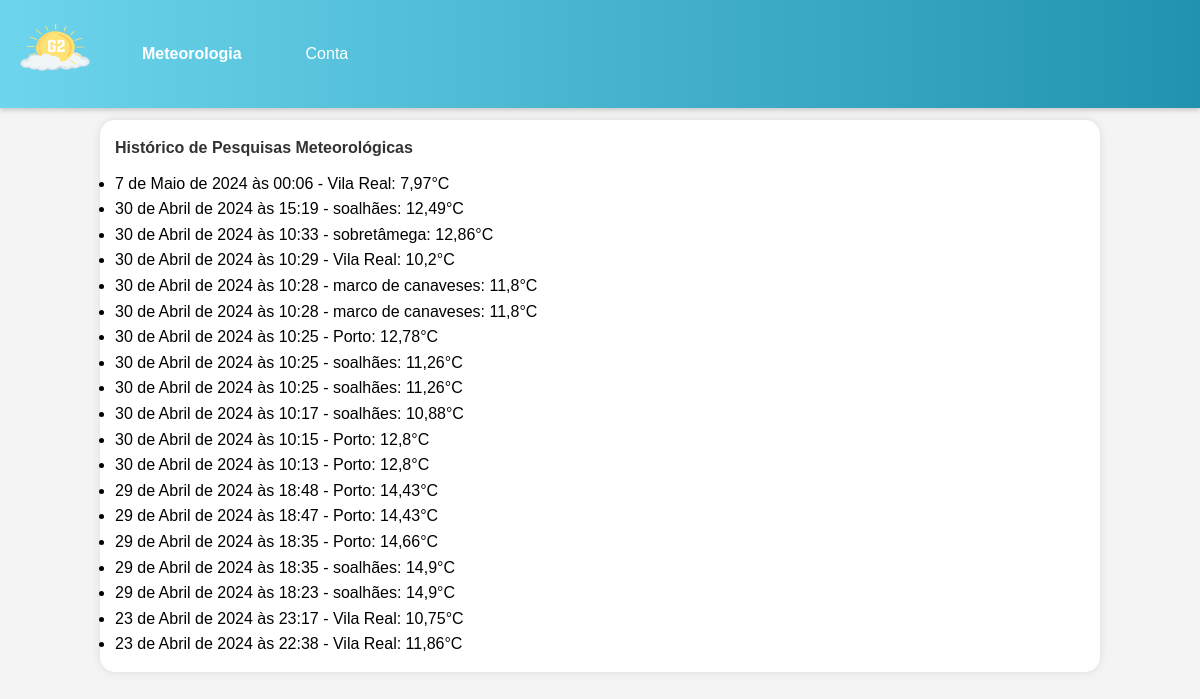
Page /perfil/ (signed in) on the earlier database version.
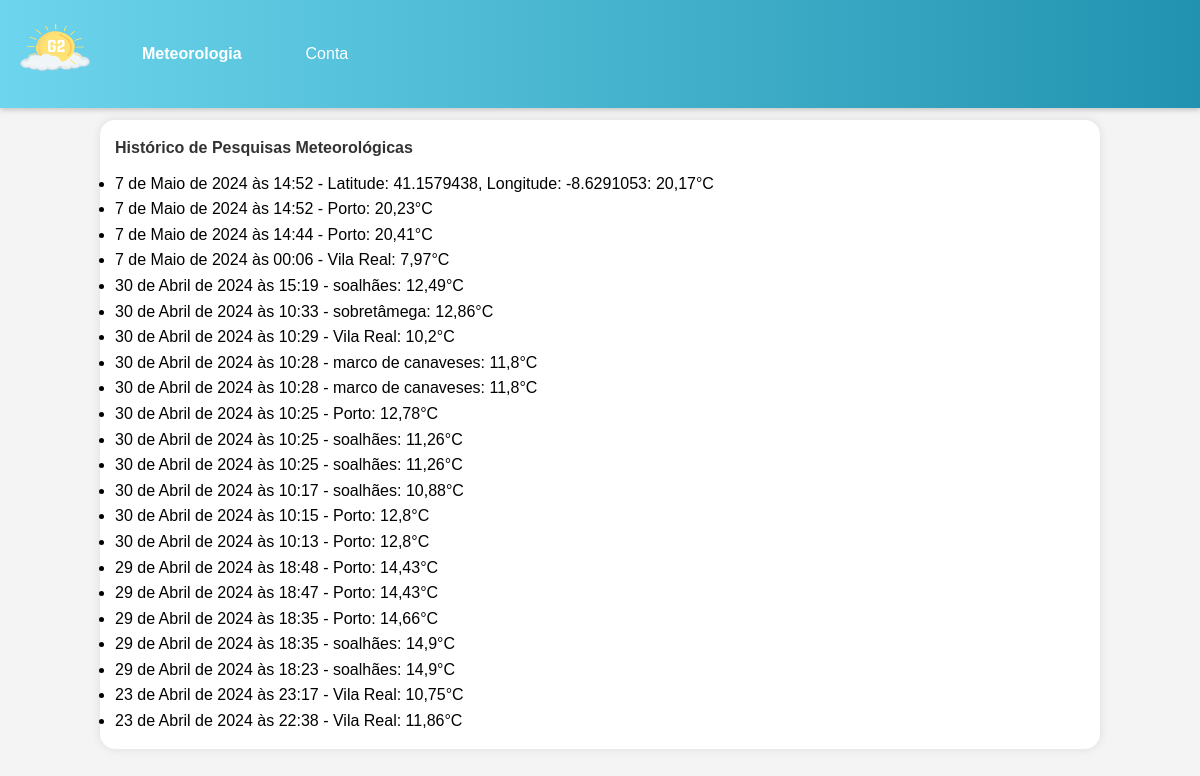
Same page on the later database version.
### G2app/models.py (models this page shows, shortened)
class HistoricoPesquisa(models.Model):
    usuario = models.ForeignKey(User, on_delete=models.CASCADE)
    data_pesquisa = models.DateTimeField(auto_now_add=True)
    local_pesquisa = models.CharField(max_length=200)
    resultado_pesquisa = models.TextField()

### G2app/views.py (the view)
# urls.py: path('perfil/', perfil_usuario, name='perfil'),
def perfil_usuario(request):
    if not request.user.is_authenticated:
        return redirect('login')
    historico = HistoricoPesquisa.objects.filter(usuario=request.user).order_by('-data_pesquisa')
    historico_formatado = []
    for item in historico:
        dados = json.loads(item.resultado_pesquisa)
        historico_formatado.append({
            'data': item.data_pesquisa,
            'local': item.local_pesquisa,
            'temperatura': dados['main']['temp'],
        })
    return render(request, 'G2app/perfil.html', {'historico': historico_formatado})

### G2app/templates/G2app/perfil.html
{% extends 'G2app/index.html' %}
{% block content %}
<div class="container">
  <div class="main-body">
    <div class="row gutters-sm">
      <div class="col-md-4 mb-3">
        <div class="card mt-3">
          <div class="card-body">
            <h4>Histórico de Pesquisas Meteorológicas</h4>
            <ul class="list-group list-group-flush">
              {% for pesquisa in historico %}
                <li class="list-group-item">
                  {{ pesquisa.data }} - {{ pesquisa.local }}: {{ pesquisa.temperatura }}°C
                </li>
              {% empty %}
                <li class="list-group-item">Você ainda não fez nenhuma pesquisa.</li>
              {% endfor %}
            </ul>
          </div>
        </div>
      </div>
    </div>
  </div>
</div>
{% endblock %}

Differences in the rows shown:
added HistoricoPesquisa: data "7 de Maio de 2024 às 14:52", local "Latitude: 41.1579438, Longitude: -8.6291053"
added HistoricoPesquisa: data "7 de Maio de 2024 às 14:52", local "Porto"
added HistoricoPesquisa: data "7 de Maio de 2024 às 14:44", local "Porto"
Other differences:
new list line: "- : 20,17 °C"
new list line: "- : 20,23 °C"
new list line: "- : 20,41 °C"
